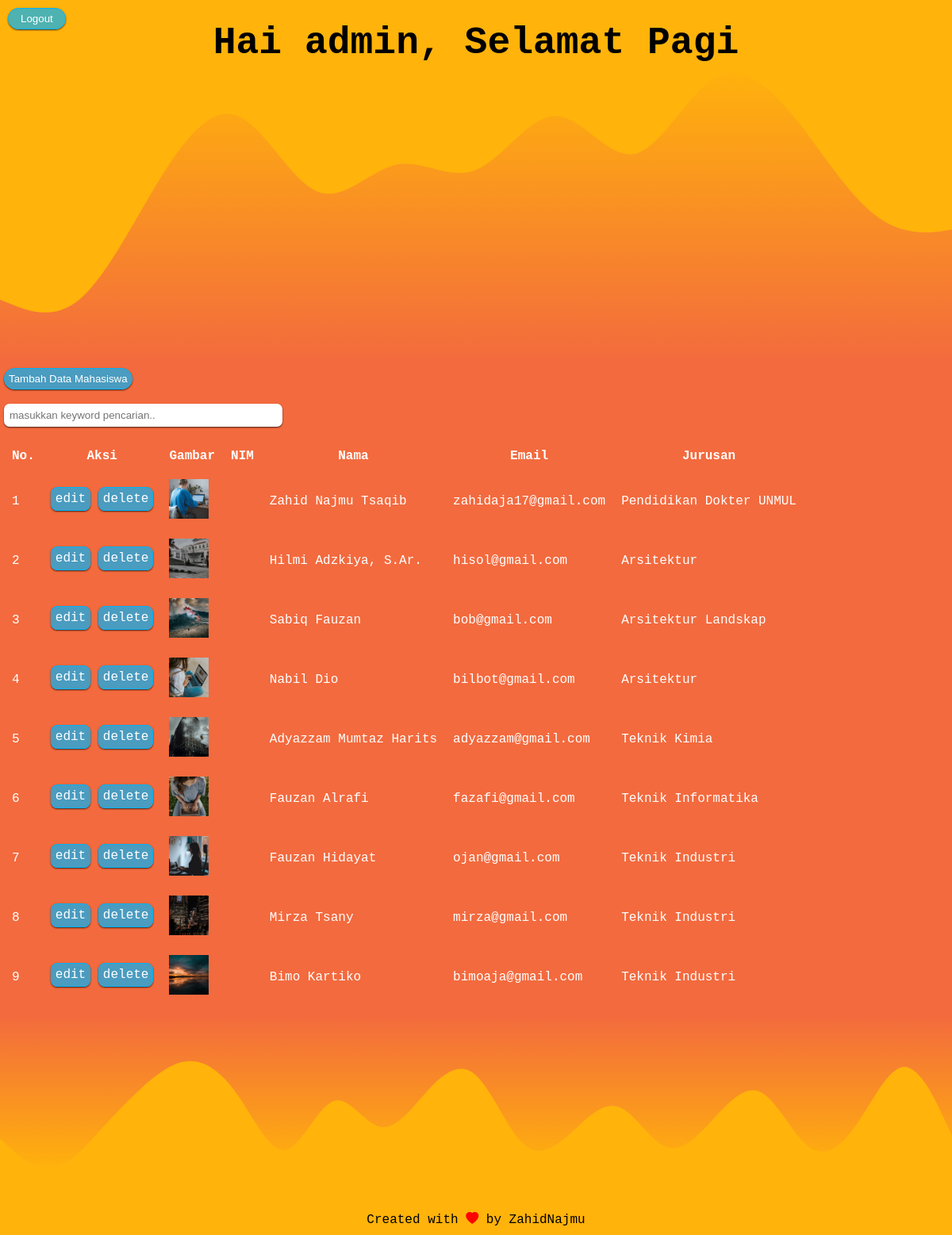
The app's page /index.php (signed in) with its own data.
### tables this page shows
CREATE TABLE `mahasiswa` (
  `id` int(11) NOT NULL,
  `nama` varchar(100) NOT NULL,
  `nrp` char(9) NOT NULL,
  `email` varchar(100) NOT NULL,
  `jurusan` varchar(100) NOT NULL,
  `gambar` varchar(100) NOT NULL
);

### functions.php (called while the page is built, shortened)
<?php
$conn = mysqli_connect("localhost", "root", "", "phpdasar");
function query($query)
{
    global $conn;
    $result = mysqli_query($conn, $query);
    $rows = [];
    while ($row = mysqli_fetch_assoc($result)) {
        $rows[] = $row;
    }
    return $rows;
}

### index.php (the view, shortened to what this page needs)
<?php
require 'functions.php';
$mahasiswa = query("SELECT * FROM mahasiswa ORDER BY id DESC");
?>
<!DOCTYPE html>
<html lang="en">
<head>
    <link rel="stylesheet" href="style.css">
    <link rel="stylesheet" href="https://cdn.jsdelivr.net/npm/bootstrap-icons@1.5.0/font/bootstrap-icons.css">
</head>
<body>
    <button class="logout"><a href="logout.php">Logout</a></button>
    <h1>Hai <?php if (isset($_SESSION["nama"])) {
                echo $_SESSION["nama"];
            }; ?>, Selamat Pagi</h1>
    <section>
        <a href="tambah.php"><button class="tambah">Tambah Data Mahasiswa</button></a>
        <br><br>
        <form method="post" action="">
            <input type="text" name="keyword" size="40" autofocus placeholder="masukkan keyword pencarian.." autocomplete="off" id="keyword" class="keyword">
        </form>
        <br>
        <table cellpadding="10" cellspacing="0">
            <tr>
                <th>No.</th>
                <th>Aksi</th>
                <th>Gambar</th>
                <th>NIM</th>
                <th>Nama</th>
                <th>Email</th>
                <th>Jurusan</th>
            </tr>
            <?php $i = 1; ?>
            <?php foreach ($mahasiswa as $row) : ?>
                <tr>
                    <td><?= $i; ?></td>
                    <td>
                        <a href="ubah.php?id=<?= $row["id"]; ?>">
                            <div class="tombol">edit</div>
                        </a>
                        <a href="hapus.php?id=<?= $row["id"]; ?>" onclick="return confirm('Apakah anda ingin menghapus data ?')">
                            <div class="tombol">delete</div>
                        </a>
                    </td>
                    <td><img src="img/<?= $row["gambar"] ?>" alt="" width="50px"></td>
                    <td><?= $row["nim"] ?></td>
                    <td><?= $row["nama"] ?></td>
                    <td><?= $row["email"] ?></td>
                    <td><?= $row["jurusan"] ?></td>
                </tr>
                <?php $i++; ?>
            <?php endforeach ?>
        </table>
        <br><br>
    </section>
    <footer class="bg-primary text-white text-center pb-5">
        <p style="text-align: center; padding: 10px;">Created with <i class="bi bi-heart-fill" style="color: red;"></i> by <a href="http://instagram.com/znajmu_" target="_blank" rel="noopener noreferrer" class="fw-bold">ZahidNajmu</a></p>
    </footer>
</body>
</html>

### style.css (style rules this page uses)
:root { font-size: 16px; }
a { text-decoration: none; color: inherit; }
body { background-color: rgba(255, 179, 11, 1); height: 100vh; font-family: monospace; }
html, body { margin: 0; padding: 0; }
section { margin-top: -5px; padding: 5px; background-color: rgba(243, 106, 62, 1); color: white; height: min-content; }
h1 { font-size: 3rem; text-align: center; margin: 0; }
svg, svg path { margin-top: -30px; padding: 0; }
button { background-color: rgba(3, 179, 248, 0.7); color: white; box-shadow: 0 1px 2px rgba(0, 0, 0, .7); padding: 5px; transition: .3s; border: .5px solid rgba(3, 179, 248, 1); border-radius: 1em; cursor: pointer; }
form { position: relative; }
.logout { position: relative; top: 10px; left: 10px; padding: 5px 15px; }
input { border-radius: 7px; border: none; padding: 7px; color: lightseagreen; max-width: 100%; box-shadow: 0 1px 2px rgba(0, 0, 0, .7); transition: .3s; }
div.tombol { display: inline-block; background-color: rgba(3, 179, 248, 0.7); color: white; box-shadow: 0 1px 2px rgba(0, 0, 0, .7); padding: 5px; transition: .3s; border: .5px solid rgba(3, 179, 248, 1); border-radius: .5em; cursor: pointer; margin-bottom: .4em; }
svg, section { transition: 1s; }

### records on screen
mahasiswa: gambar (picture), nama "Zahid Najmu Tsaqib", email "zahidaja17@gmail.com", jurusan "Pendidikan Dokter UNMUL"
mahasiswa: gambar (picture), nama "Hilmi Adzkiya, S.Ar.", email "hisol@gmail.com", jurusan "Arsitektur"
mahasiswa: gambar (picture), nama "Sabiq Fauzan", email "bob@gmail.com", jurusan "Arsitektur Landskap"
mahasiswa: gambar (picture), nama "Nabil Dio", email "bilbot@gmail.com", jurusan "Arsitektur"
mahasiswa: gambar (picture), nama "Adyazzam Mumtaz Harits", email "adyazzam@gmail.com", jurusan "Teknik Kimia"
mahasiswa: gambar (picture), nama "Fauzan Alrafi", email "fazafi@gmail.com", jurusan "Teknik Informatika"
mahasiswa: gambar (picture), nama "Fauzan Hidayat", email "ojan@gmail.com", jurusan "Teknik Industri"
mahasiswa: gambar (picture), nama "Mirza Tsany", email "mirza@gmail.com", jurusan "Teknik Industri"
mahasiswa: gambar (picture), nama "Bimo Kartiko", email "bimoaja@gmail.com", jurusan "Teknik Industri"

### other values on screen
$_SESSION["nama"] "admin"
